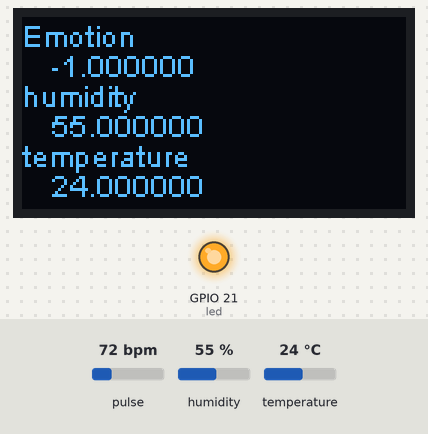
The sketch below on a simulated ESP32. Parts: 128×64 one-colour display, output pins drawn as LEDs (lit = HIGH). Dashed ring = blinking. The test bench sets the inputs (shaded band); at power-on: pulse 72 bpm, humidity 55 %, temperature 24 °C. WiFi joins after 1.5 s; servers stay silent unless stated; what the sketch prints to the serial monitor is not drawn.

Above: at 3.8 s.
3.9 s: pulse set to 63 bpm
5.4 s: pulse set to 59 bpm
At 7.0 s:
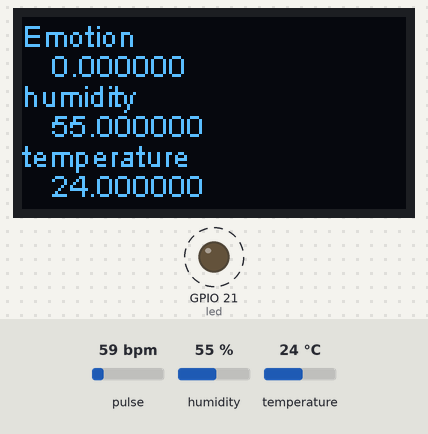
13.3 s: humidity set to 22 %
At 17.6 s:
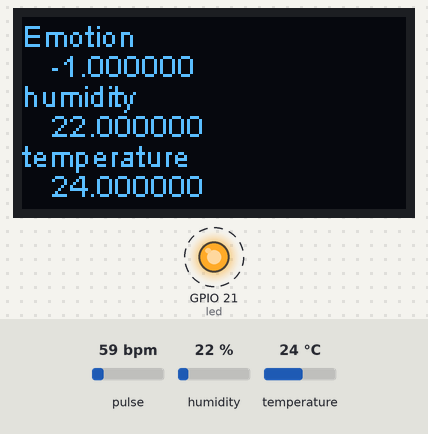
17.7 s: temperature set to 12 °C
At 19.7 s:
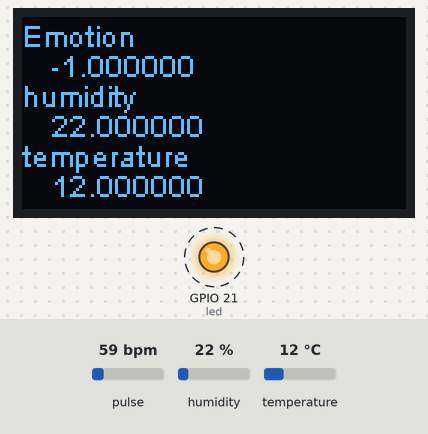
20.7 s: humidity set to 40 %
At 22.0 s:
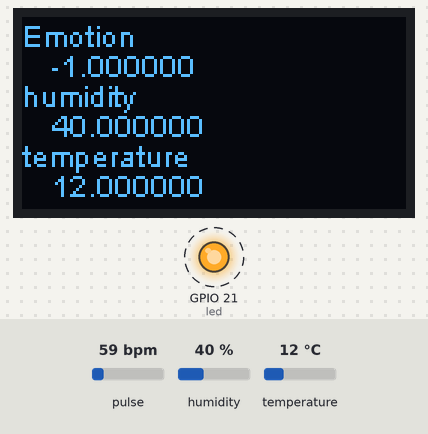
Timing chart, 0 to 27.7 s (numbered marks = the images above; inputs shaded):
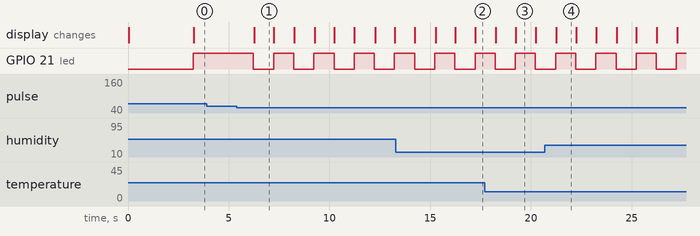

The sketch:

processing_tcp.ino
```cpp
#define USE_ARDUINO_INTERRUPTS false
#define DHTPIN 33
#define DHTTYPE DHT11
#include<DHT.h>
#include<PulseSensorPlayground.h>
#include<Ticker.h>
#include<WiFi.h>
#include"SSD1306.h"

SSD1306 display(0x3c, 21, 22);

//const char* ssid = "Buffalo-B700";
//const char* pass = "pxehn3csh3p4t";
const char* ssid = "aterm-5df4ab-g";
const char* pass = "742e6c40125a5";
const int port = 8080;
//const char* host = "192.168.11.8";
const char* host = "192.168.93.1";

WiFiClient client;

int Threshold = 2500;
int inpin = 34;
int led = 21;
char e[30];
char buf[20];
double Emotion = 0;
int BPM, Signal;
const int fade = 5;
const int OUTPUT_TYPE = SERIAL_PLOTTER;

PulseSensorPlayground pulseSensor;
byte samplesUntilReport;
const byte SAMPLES_PER_SERIAL_SAMPLE = 10;

volatile SemaphoreHandle_t timerSemaphore;
hw_timer_t *timer1 = NULL;
portMUX_TYPE timerMux = portMUX_INITIALIZER_UNLOCKED;

DHT dht11(DHTPIN, DHTTYPE);
float humidity = 0.0f;
float temp = 0.0f;

void IRAM_ATTR onTimer1() {
  portENTER_CRITICAL_ISR(&timerMux);
  xSemaphoreGiveFromISR(timerSemaphore, NULL);
  portEXIT_CRITICAL_ISR(&timerMux);
}

//void task(void* arg){
//	client.print(e);
//	vTaskDelete(NULL);
//}

void setup() {
  Serial.begin(115200);
  delay(10);

  display.init();
  display.setFont(ArialMT_Plain_10);

  WiFi.begin(ssid, pass);
  Serial.println("Connecting.");
  while (WiFi.status() != WL_CONNECTED) {
    //Serial.print(".");
    delay(500);
  }
  //Serial.print("WiFi connected - IP address: ");
  //Serial.println(WiFi.localIP());
  client.connect(host, port);
  client.println("connect");
  //Serial.println("connect");
  delay(500);

  dht11.begin();

  pulseSensor.analogInput(inpin);
  pulseSensor.blinkOnPulse(led);
  pulseSensor.fadeOnPulse(fade);
  pulseSensor.setSerial(Serial);
  pulseSensor.setThreshold(Threshold);
  pulseSensor.setOutputType(OUTPUT_TYPE);
  samplesUntilReport = SAMPLES_PER_SERIAL_SAMPLE;

  if (!pulseSensor.begin()) {
    for (;;) {
      digitalWrite(led, LOW);
      delay(50);
      digitalWrite(led, HIGH);
      delay(50);
    }

  }
  //Serial.println("We created a pulseSensor Object !");
  timerSemaphore = xSemaphoreCreateBinary();
  timer1 = timerBegin(0, 80, true);
  timerAttachInterrupt(timer1, &onTimer1, true);
  timerAlarmWrite(timer1, 1000000, true);
  timerAlarmEnable(timer1);
}

void loop() {
  if (pulseSensor.sawNewSample()) {
    pulseSensor.outputSample();
    if (--samplesUntilReport == (byte)0) {
      samplesUntilReport = SAMPLES_PER_SERIAL_SAMPLE;
    }

    if (xSemaphoreTake(timerSemaphore, 0) == pdTRUE) {
      Emotion = getEmotion();
      humidity = dht11.readHumidity();
      temp = dht11.readTemperature();

      display.clear();
      char s[32];
      sprintf(s, "%f", Emotion);
      display.drawString(0, 0, "Emotion");
      display.drawString(10, 10, s);

      sprintf(s, "%f", humidity);
      display.drawString(0, 20, "humidity");
      display.drawString(10, 30, s);

      sprintf(s, "%f", temp);
      display.drawString(0, 40, "temperature");
      display.drawString(10, 50, s);

      display.display();

      sprintf(e, "%f,%f,%f", Emotion, temp, humidity);

      client.print(e);
      //xTaskCreatePinnedToCore(task, "task", 8192, NULL, 24, NULL, 0);

      //Serial.println(e);
    }
  }
}

int XXcount = 0;
int XXList[31];
int XXIBI;
double XX_aa;
double getEmotion() {
  //pulseSensor.outputSample();
  if (pulseSensor.sawStartOfBeat()) {
    XXcount++;
    pulseSensor.outputBeat();
    XXIBI = pulseSensor.getInterBeatIntervalMs();
    if (XXcount < 30) {
      XXList[XXcount - 1] = XXIBI;
      return -1;
    } else {
      for (int i = 0; i < 31; i++) {
        if (i == 30) {
          XXList[i] = XXIBI;
        } else {
          XXList[i] = XXList[i + 1];
        }
      }
      double XXcal = 0;
      for (int i = 0; i < 30; i++) {
        if (abs(XXList[i] - XXList[i + 1]) > 50) {
          XXcal++;
        }
      }
      XXcal = (XXcal / 30) * 100;
      XX_aa = XXcal;
      //Serial.println(XXcal);
      return XXcal;
    }
    //Serial.println(XX_aa);
    return XX_aa;
  }
}
```

Measured:
- the behaviour switches between 61 and 60 bpm on pulse (found by bisection; images 0 and 1)
- after the input at 3.9 s, every drawn part: stays the same
- after the input at 5.4 s, GPIO 21 (led): alternates HIGH for 1.0 s and LOW for 1.0 s, starting after 0.83 s; the display: changes after 0.86 s (image 1)
- after the input at 13.3 s, the display: first differs from a run without the input after 2.0 s (image 2)
- after the input at 17.7 s, the display: first changes after 0.57 s (image 3 shows a later state)
- after the input at 20.7 s, the display: changes after 0.56 s (image 4)
- what the display in image 1 shows lasts 0.9 s, from 6.3 s to 7.2 s
